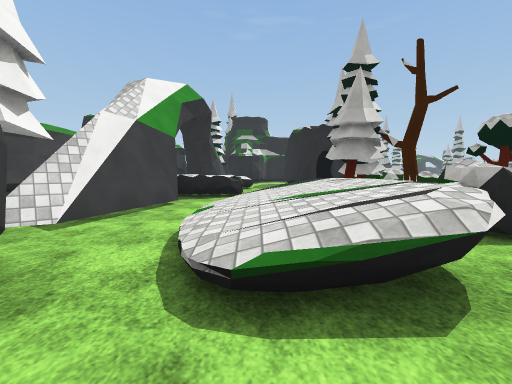
[1] (above)

24 first-person views from a walk through a Unity game level. The camera is 1.3 m above the floor, tilts 4° down and sees 90° across. The floor is counted in squares, 2 m on a side. Each view is taken from the middle of a square. On the plan, view 1 faces up. The plan holds only what a view shows up to about 9 squares ahead; the rest is blank. The place goes on beyond the plan. Flat ground stands in for the terrain. Some animated figures are left out. Surface patterns are stand-ins for the level's own textures.

[2]
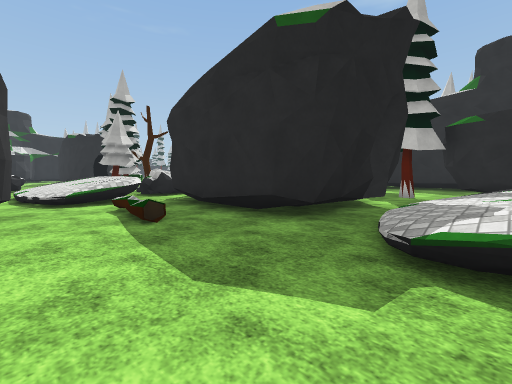

[3]
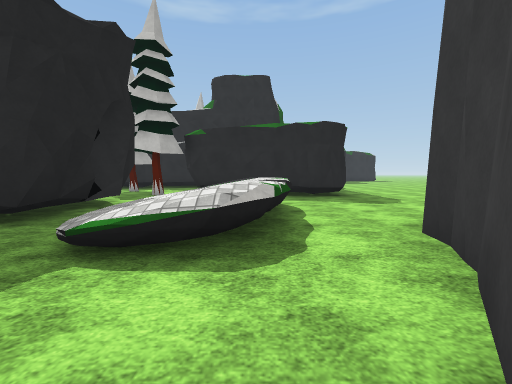

[4]
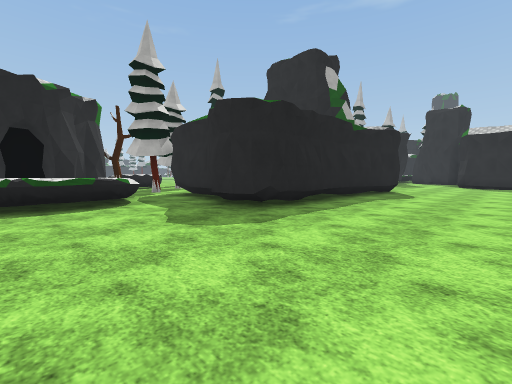

[5]
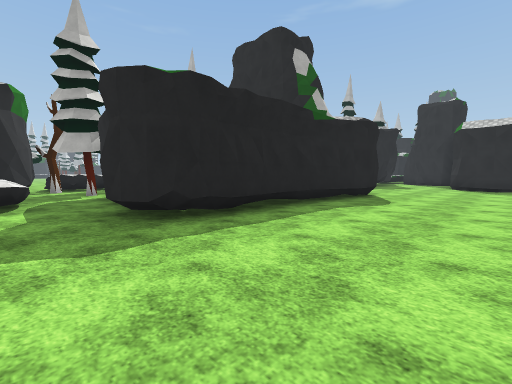

[6]
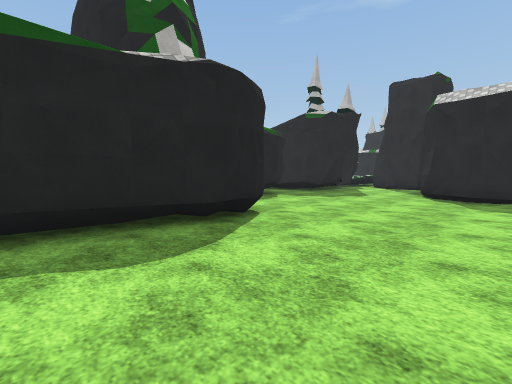

[7]
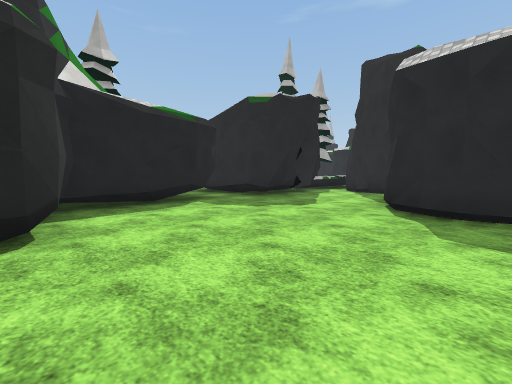

[8]
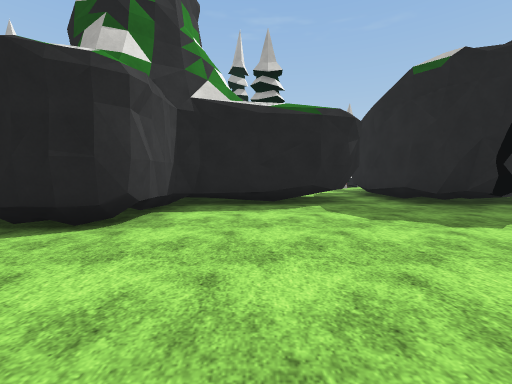

[9]
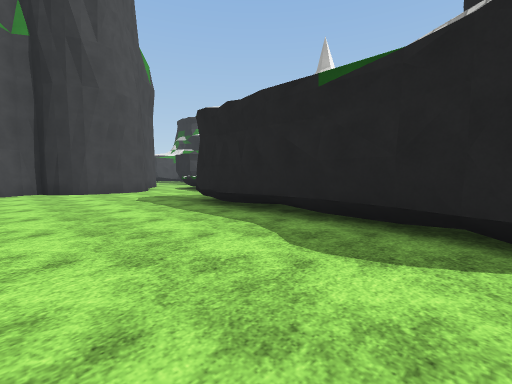

[10]
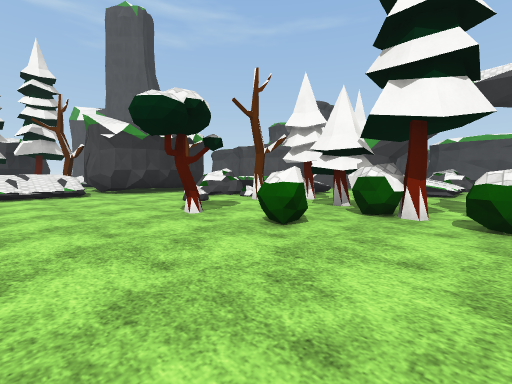

[11]
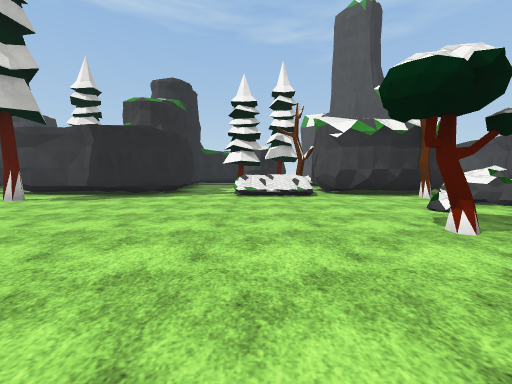

[12]
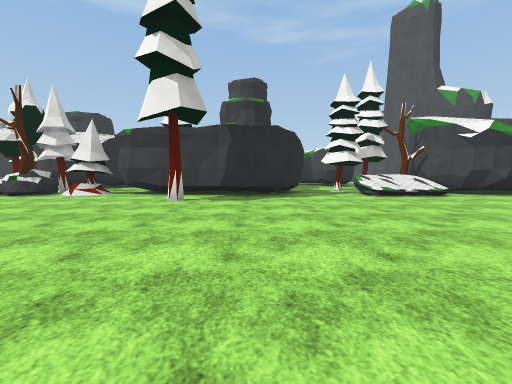

[13]
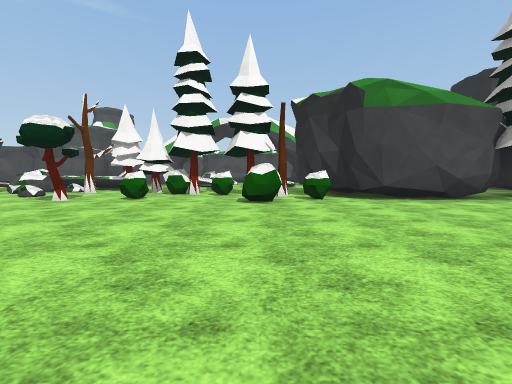

[14]
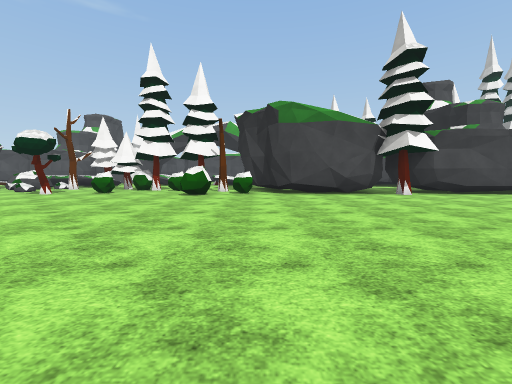

[15]
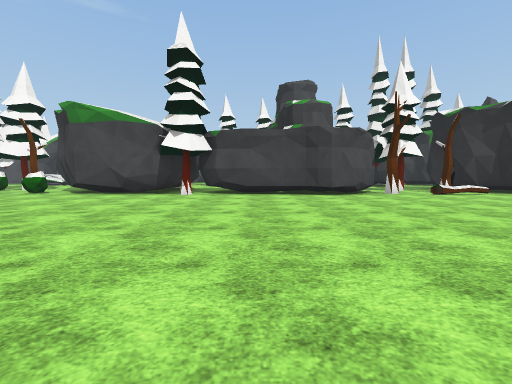

[16]
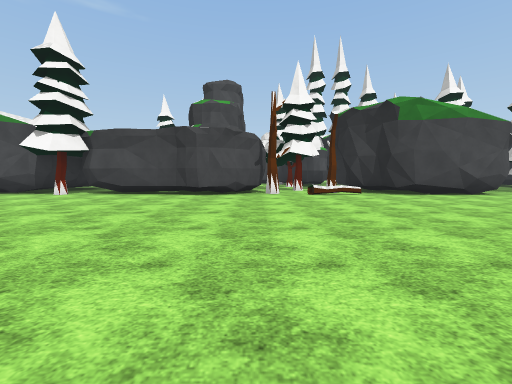

[17]
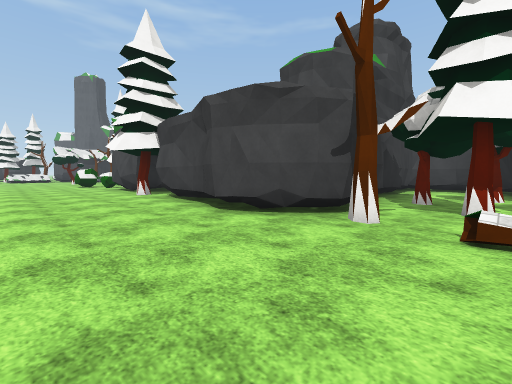

[18]
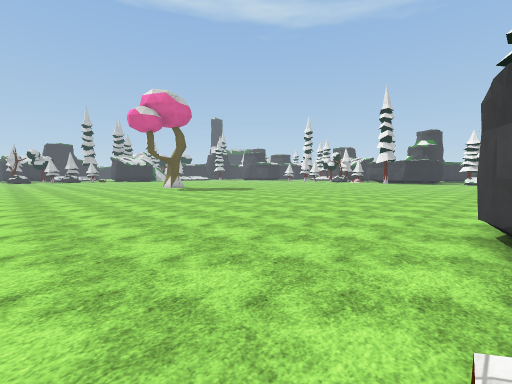

[19]
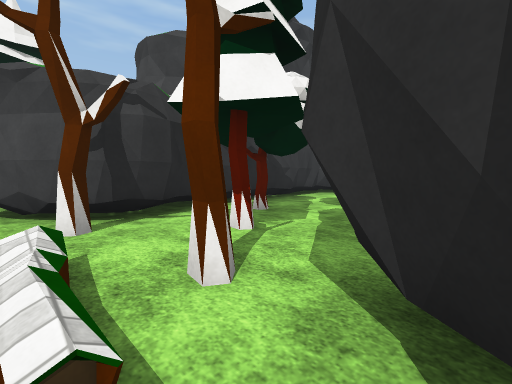

[20]
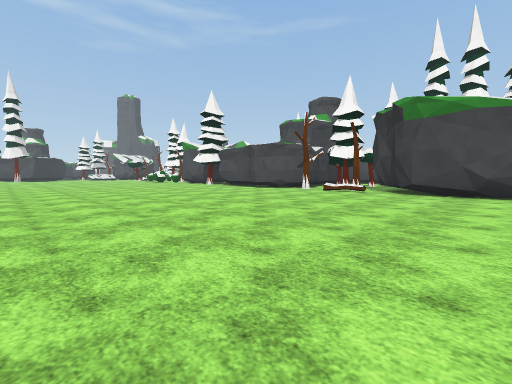

[21]
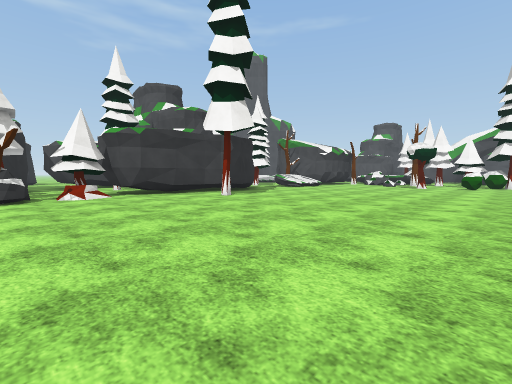

[22]
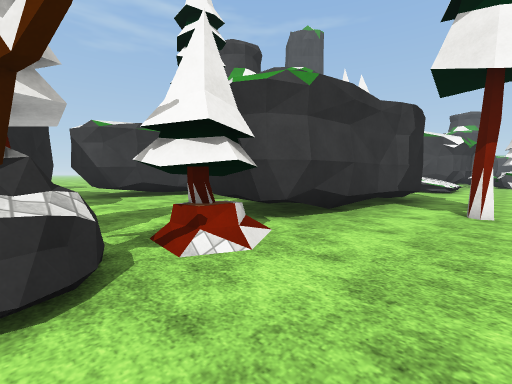

[23]
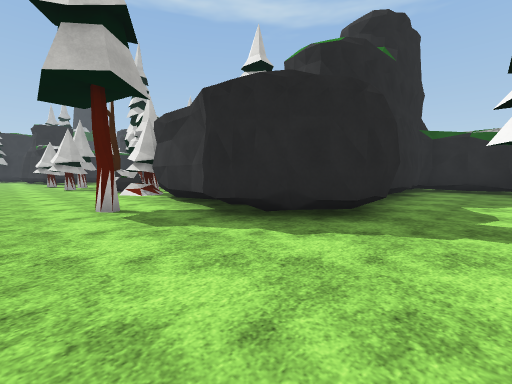

[24]
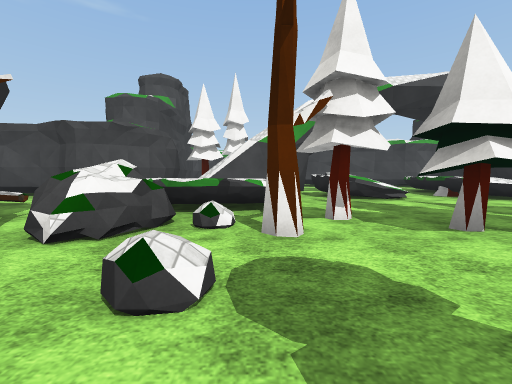

### Floor plan
Key: @ floor where view 1 was taken; # wall or solid block; . floor; / step, stairs or slope; = window, fence, low wall or low ledge; O other object.
Columns run from 4 left of view 1 to 19 right of it. Each row starts with its distance up from view 1.
 31           #.........
 30           #.........
 29          ##.........
 28          #..........
 27        ..O/............
 26   ## O..O#O............
 25   #....O..............
 24   #.....##...........
 23   #########.........
 22           #.........
 21           #.........
 20          ##.........
 19          #........
 18         ##O.......
 17          #......
 16          #......
 15          #........
 14         ##........
 13         #O.........
 12         O.........
 11   ///   O. .......
 10   .... .O.......
  9 O//.....O...............
  8 OO  ... OO..............
  7  /OO... ................
  6  ##...O...O.............
  5  ##.//#O................
  4  ##///OO................
  3   ////OO..........O.....
  2  ##.// O................
  1     /=####///..######OOO
  0   ##@.#  #  O..#    #O.O
 -1   #...#  #O  O.#    #..
 -2   #...####.....#   .O..
 -3    ....##..O...#   ....#
 -4    ../////.# ..#   #...#
 -5    ../////.# ..##  ###.#
 -6    ../////.#  ..######.#
 -7     #......#######.....#
 -8     ###....##### #......
 -9       #........###......
-10       #................#
-11      ##...............##
-12      ##...............#

Where each view was taken, in squares from view 1:
view 1: 0 up, 0 right, facing up
view 2: 5 down, 1 left, facing up-right
view 3: 6 down, 1 left, facing right
view 4: 12 down, 3 right, facing up-right
view 5: 12 down, 5 right, facing up-right
view 6: 12 down, 10 right, facing up-right
view 7: 12 down, 13 right, facing up-right
view 8: 12 down, 15 right, facing up
view 9: 12 down, 12 right, facing up-left
view 10: 10 up, 8 right, facing down-left
view 11: 9 up, 8 right, facing down
view 12: 9 up, 12 right, facing down
view 13: 11 up, 12 right, facing left
view 14: 13 up, 14 right, facing left
view 15: 20 up, 14 right, facing left
view 16: 24 up, 14 right, facing left
view 17: 26 up, 9 right, facing down-left
view 18: 27 up, 6 right, facing down-right
view 19: 28 up, 6 right, facing down-left
view 20: 31 up, 15 right, facing down-left
view 21: 9 up, 19 right, facing down-left
view 22: 3 up, 19 right, facing down-left
view 23: 4 up, 9 right, facing down-right
view 24: 5 up, 6 right, facing left
